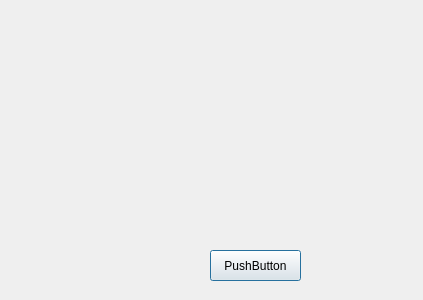
<?xml version="1.0" encoding="UTF-8"?>
<ui version="4.0">
 <class>Dialog</class>
 <widget class="QDialog" name="Dialog">
  <property name="geometry">
   <rect>
    <x>0</x>
    <y>0</y>
    <width>423</width>
    <height>300</height>
   </rect>
  </property>
  <property name="windowTitle">
   <string>Dialog</string>
  </property>
  <widget class="QPushButton" name="pushButton">
   <property name="geometry">
    <rect>
     <x>210</x>
     <y>250</y>
     <width>91</width>
     <height>31</height>
    </rect>
   </property>
   <property name="text">
    <string>PushButton</string>
   </property>
  </widget>
 </widget>
 <resources/>
 <connections/>
</ui>
